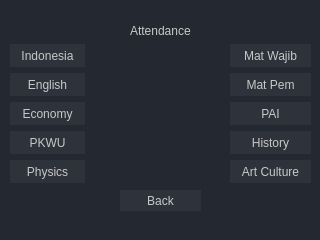
<?xml version="1.0" encoding="UTF-8"?>
<ui version="4.0">
 <class>MainWindow</class>
 <widget class="QMainWindow" name="MainWindow">
  <property name="geometry">
   <rect>
    <x>0</x>
    <y>0</y>
    <width>320</width>
    <height>240</height>
   </rect>
  </property>
  <property name="minimumSize">
   <size>
    <width>320</width>
    <height>240</height>
   </size>
  </property>
  <property name="maximumSize">
   <size>
    <width>320</width>
    <height>240</height>
   </size>
  </property>
  <property name="windowTitle">
   <string>Attendance</string>
  </property>
  <property name="windowIcon">
   <iconset>
    <normaloff>../images/icon.ico</normaloff>
    <selectedon>../images/icon.ico</selectedon>../images/icon.ico</iconset>
  </property>
  <property name="windowOpacity">
   <double>1.000000000000000</double>
  </property>
  <property name="styleSheet">
   <string notr="true">background-color: rgb(35, 40, 49);</string>
  </property>
  <property name="toolButtonStyle">
   <enum>Qt::ToolButtonIconOnly</enum>
  </property>
  <property name="animated">
   <bool>true</bool>
  </property>
  <property name="documentMode">
   <bool>false</bool>
  </property>
  <property name="tabShape">
   <enum>QTabWidget::Rounded</enum>
  </property>
  <property name="dockNestingEnabled">
   <bool>false</bool>
  </property>
  <property name="unifiedTitleAndToolBarOnMac">
   <bool>false</bool>
  </property>
  <widget class="QWidget" name="centralwidget">
   <widget class="QLabel" name="background">
    <property name="geometry">
     <rect>
      <x>-3</x>
      <y>-6</y>
      <width>321</width>
      <height>241</height>
     </rect>
    </property>
    <property name="cursor">
     <cursorShape>ArrowCursor</cursorShape>
    </property>
    <property name="styleSheet">
     <string notr="true"/>
    </property>
    <property name="text">
     <string/>
    </property>
    <property name="pixmap">
     <pixmap>../images/background.jpg</pixmap>
    </property>
    <property name="scaledContents">
     <bool>true</bool>
    </property>
   </widget>
   <widget class="QPushButton" name="pushEconomy">
    <property name="geometry">
     <rect>
      <x>10</x>
      <y>102</y>
      <width>75</width>
      <height>23</height>
     </rect>
    </property>
    <property name="cursor">
     <cursorShape>PointingHandCursor</cursorShape>
    </property>
    <property name="styleSheet">
     <string notr="true">background-color: rgb(45, 50, 59);
color: rgb(200, 200, 200);
font-size: 12px;
border: 0px solid;</string>
    </property>
    <property name="text">
     <string>Economy</string>
    </property>
   </widget>
   <widget class="QPushButton" name="pushPKWU">
    <property name="geometry">
     <rect>
      <x>10</x>
      <y>131</y>
      <width>75</width>
      <height>23</height>
     </rect>
    </property>
    <property name="cursor">
     <cursorShape>PointingHandCursor</cursorShape>
    </property>
    <property name="styleSheet">
     <string notr="true">background-color: rgb(45, 50, 59);
color: rgb(200, 200, 200);
font-size: 12px;
border: 0px solid;</string>
    </property>
    <property name="text">
     <string>PKWU</string>
    </property>
   </widget>
   <widget class="QPushButton" name="pushIndonesia">
    <property name="geometry">
     <rect>
      <x>10</x>
      <y>44</y>
      <width>75</width>
      <height>23</height>
     </rect>
    </property>
    <property name="cursor">
     <cursorShape>PointingHandCursor</cursorShape>
    </property>
    <property name="styleSheet">
     <string notr="true">background-color: rgb(45, 50, 59);
color: rgb(200, 200, 200);
font-size: 12px;
border: 0px solid;</string>
    </property>
    <property name="text">
     <string>Indonesia</string>
    </property>
   </widget>
   <widget class="QPushButton" name="pushEnglish">
    <property name="geometry">
     <rect>
      <x>10</x>
      <y>73</y>
      <width>75</width>
      <height>23</height>
     </rect>
    </property>
    <property name="cursor">
     <cursorShape>PointingHandCursor</cursorShape>
    </property>
    <property name="styleSheet">
     <string notr="true">background-color: rgb(45, 50, 59);
color: rgb(200, 200, 200);
font-size: 12px;
border: 0px solid;</string>
    </property>
    <property name="text">
     <string>English</string>
    </property>
   </widget>
   <widget class="QPushButton" name="pushPhysics">
    <property name="geometry">
     <rect>
      <x>10</x>
      <y>160</y>
      <width>75</width>
      <height>23</height>
     </rect>
    </property>
    <property name="cursor">
     <cursorShape>PointingHandCursor</cursorShape>
    </property>
    <property name="focusPolicy">
     <enum>Qt::StrongFocus</enum>
    </property>
    <property name="autoFillBackground">
     <bool>false</bool>
    </property>
    <property name="styleSheet">
     <string notr="true">background-color: rgb(45, 50, 59);
color: rgb(200, 200, 200);
font-size: 12px;
border: 0px solid;</string>
    </property>
    <property name="text">
     <string>Physics</string>
    </property>
    <property name="checkable">
     <bool>false</bool>
    </property>
    <property name="default">
     <bool>false</bool>
    </property>
    <property name="flat">
     <bool>false</bool>
    </property>
   </widget>
   <widget class="QPushButton" name="pushMath1">
    <property name="geometry">
     <rect>
      <x>230</x>
      <y>44</y>
      <width>81</width>
      <height>23</height>
     </rect>
    </property>
    <property name="cursor">
     <cursorShape>PointingHandCursor</cursorShape>
    </property>
    <property name="styleSheet">
     <string notr="true">background-color: rgb(45, 50, 59);
color: rgb(200, 200, 200);
font-size: 12px;
border: 0px solid;</string>
    </property>
    <property name="text">
     <string>Mat Wajib</string>
    </property>
   </widget>
   <widget class="QPushButton" name="pushMath2">
    <property name="geometry">
     <rect>
      <x>230</x>
      <y>73</y>
      <width>81</width>
      <height>23</height>
     </rect>
    </property>
    <property name="cursor">
     <cursorShape>PointingHandCursor</cursorShape>
    </property>
    <property name="styleSheet">
     <string notr="true">background-color: rgb(45, 50, 59);
color: rgb(200, 200, 200);
font-size: 12px;
border: 0px solid;</string>
    </property>
    <property name="text">
     <string>Mat Pem</string>
    </property>
   </widget>
   <widget class="QPushButton" name="pushPAI">
    <property name="geometry">
     <rect>
      <x>230</x>
      <y>102</y>
      <width>81</width>
      <height>23</height>
     </rect>
    </property>
    <property name="cursor">
     <cursorShape>PointingHandCursor</cursorShape>
    </property>
    <property name="styleSheet">
     <string notr="true">background-color: rgb(45, 50, 59);
color: rgb(200, 200, 200);
font-size: 12px;
border: 0px solid;</string>
    </property>
    <property name="text">
     <string>PAI</string>
    </property>
   </widget>
   <widget class="QPushButton" name="pushHistory">
    <property name="geometry">
     <rect>
      <x>230</x>
      <y>131</y>
      <width>81</width>
      <height>23</height>
     </rect>
    </property>
    <property name="cursor">
     <cursorShape>PointingHandCursor</cursorShape>
    </property>
    <property name="styleSheet">
     <string notr="true">background-color: rgb(45, 50, 59);
color: rgb(200, 200, 200);
font-size: 12px;
border: 0px solid;</string>
    </property>
    <property name="text">
     <string>History</string>
    </property>
   </widget>
   <widget class="QPushButton" name="pushArt">
    <property name="geometry">
     <rect>
      <x>230</x>
      <y>160</y>
      <width>81</width>
      <height>23</height>
     </rect>
    </property>
    <property name="cursor">
     <cursorShape>PointingHandCursor</cursorShape>
    </property>
    <property name="styleSheet">
     <string notr="true">background-color: rgb(45, 50, 59);
color: rgb(200, 200, 200);
font-size: 12px;
border: 0px solid;</string>
    </property>
    <property name="text">
     <string>Art Culture</string>
    </property>
   </widget>
   <widget class="QPushButton" name="pushBack">
    <property name="geometry">
     <rect>
      <x>120</x>
      <y>190</y>
      <width>81</width>
      <height>21</height>
     </rect>
    </property>
    <property name="cursor">
     <cursorShape>PointingHandCursor</cursorShape>
    </property>
    <property name="autoFillBackground">
     <bool>false</bool>
    </property>
    <property name="styleSheet">
     <string notr="true">background-color: rgb(45, 50, 59);
color: rgb(200, 200, 200);
font-size: 12px;
border: 0px solid;</string>
    </property>
    <property name="text">
     <string>Back</string>
    </property>
    <property name="flat">
     <bool>false</bool>
    </property>
   </widget>
   <widget class="QLabel" name="labelAuthor">
    <property name="geometry">
     <rect>
      <x>130</x>
      <y>20</y>
      <width>71</width>
      <height>21</height>
     </rect>
    </property>
    <property name="styleSheet">
     <string notr="true">color: rgb(200, 200, 200);
font-size: 12px;</string>
    </property>
    <property name="text">
     <string>Attendance</string>
    </property>
   </widget>
  </widget>
 </widget>
 <resources/>
 <connections/>
</ui>
